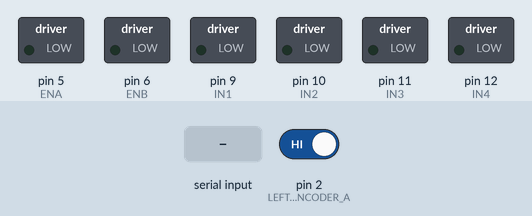
Bench run of a sketch on a simulated Arduino Uno, built with avr-gcc and run on an emulated ATmega328P. On the bench: switched loads named in the sketch (green lamp = pin HIGH). The inputs (shaded band) are chosen by the test bench; at power-on: pin 2 (LEFT_ENCODER_A) HIGH.

Above: at 1.2 s.
1.3 s: "m90\n" received over Serial
At 3.5 s:
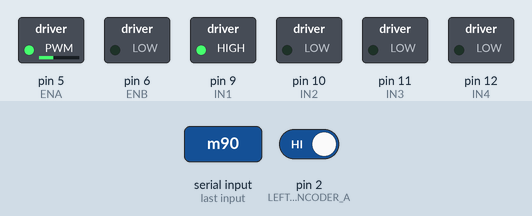
3.8 s: "m,45\n" received over Serial
At 5.4 s:
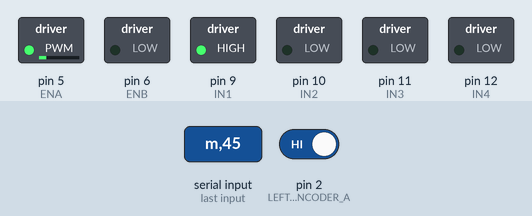
Timing chart, 0 to 6.9 s (numbered marks = the images above; inputs shaded):
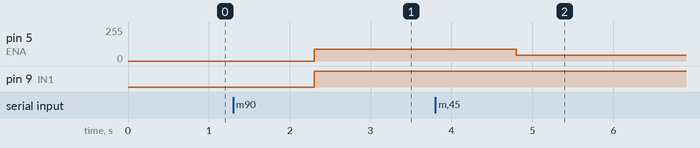

The sketch:

arduino_ros_control_gemini.ino
```cpp
// Franky_Bot - Versión de Recuperación
#define ENA 5
#define IN1 9
#define IN2 10
#define ENB 6
#define IN3 11
#define IN4 12

#define LEFT_ENCODER_A  2
#define LEFT_ENCODER_B  3
#define RIGHT_ENCODER_A 18
#define RIGHT_ENCODER_B 19

volatile long left_ticks = 0;
volatile long right_ticks = 0;

void setup() {
  // Volvemos a 57600 que es lo que tienes en tu XACRO actual
  Serial.begin(57600);

  pinMode(ENA, OUTPUT); pinMode(IN1, OUTPUT); pinMode(IN2, OUTPUT);
  pinMode(ENB, OUTPUT); pinMode(IN3, OUTPUT); pinMode(IN4, OUTPUT);

  pinMode(LEFT_ENCODER_A, INPUT_PULLUP);
  pinMode(LEFT_ENCODER_B, INPUT_PULLUP);
  pinMode(RIGHT_ENCODER_A, INPUT_PULLUP);
  pinMode(RIGHT_ENCODER_B, INPUT_PULLUP);

  attachInterrupt(digitalPinToInterrupt(LEFT_ENCODER_A), leftISR, RISING);
  attachInterrupt(digitalPinToInterrupt(RIGHT_ENCODER_A), rightISR, RISING);

  stopMotors();
}

void loop() {
  if (Serial.available() > 0) {
    char c = Serial.read();

    // Comando 'e': Lectura de encoders (Rápida)
    if (c == 'e') {
      Serial.print(left_ticks);
      Serial.print(" ");
      Serial.println(right_ticks);
    }
    // Comando 'm': Movimiento
    else if (c == 'm') {
      int left_pwm = Serial.parseInt();
      int right_pwm = Serial.parseInt();

      setMotorLeft(left_pwm);
      setMotorRight(right_pwm);
    }
  }
}

void leftISR() { (digitalRead(LEFT_ENCODER_B) == LOW) ? left_ticks++ : left_ticks--; }
void rightISR() { (digitalRead(RIGHT_ENCODER_B) == LOW) ? right_ticks++ : right_ticks--; }

void setMotorLeft(int pwm) {
  if (pwm > 0) {
    digitalWrite(IN1, HIGH);
    digitalWrite(IN2, LOW);
    analogWrite(ENA, pwm);
  } else if (pwm < 0) {
    digitalWrite(IN1, LOW);
    digitalWrite(IN2, HIGH);
    analogWrite(ENA, -pwm);
  } else {
    digitalWrite(IN1, LOW);
    digitalWrite(IN2, LOW);
    analogWrite(ENA, 0);
  }
}

void setMotorRight(int pwm) {
  if (pwm > 0) {
    digitalWrite(IN3, HIGH);
    digitalWrite(IN4, LOW);
    analogWrite(ENB, pwm);
  } else if (pwm < 0) {
    digitalWrite(IN3, LOW);
    digitalWrite(IN4, HIGH);
    analogWrite(ENB, -pwm);
  } else {
    digitalWrite(IN3, LOW);
    digitalWrite(IN4, LOW);
    analogWrite(ENB, 0);
  }
}

void stopMotors() {
  setMotorLeft(0);
  setMotorRight(0);
}
```

Measured:
- after the input at 1.3 s, pin 5 (ENA): 0/255 → 90/255 after 1.0 s; pin 9 (IN1): LOW → HIGH after 1.0 s
- after the input at 3.8 s, pin 5 (ENA): 90/255 → 45/255 after 1.0 s
